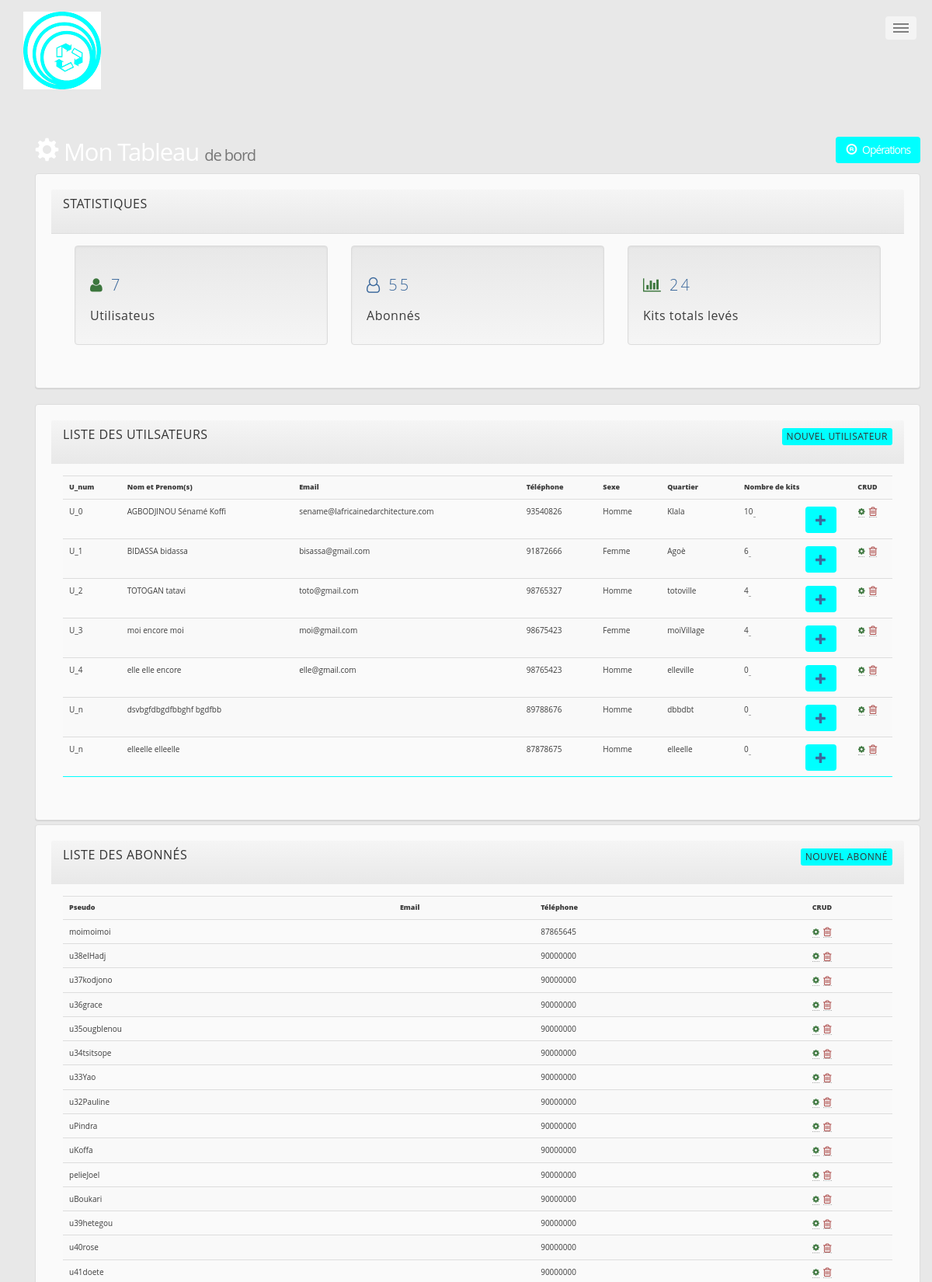
The app's page /admin.php (upper part) with its own data.
### tables this page shows
CREATE TABLE `utilisateur` (
  `id` int(11) NOT NULL,
  `U_num` varchar(5) NOT NULL DEFAULT 'U_n',
  `nom` varchar(60) NOT NULL,
  `prenom` varchar(50) NOT NULL,
  `pseudo` varchar(25) NOT NULL,
  `mdp` varchar(50) NOT NULL,
  `email` varchar(255) DEFAULT NULL,
  `telephone` varchar(12) NOT NULL,
  `sexe` varchar(10) NOT NULL,
  `quartier` varchar(100) NOT NULL,
  `date_inscription` datetime NOT NULL DEFAULT CURRENT_TIMESTAMP ON UPDATE CURRENT_TIMESTAMP,
  `nb_kit` int(11) NOT NULL DEFAULT '0',
  `isUser` int(1) NOT NULL DEFAULT '0',
  `pp` varchar(255) NOT NULL DEFAULT 'default.png'
);

### admin.php (called while the page is built, shortened)
<?php
	require "includes/fonctions.php";
	$resultat = afficher_users();
	$query = $resultat['query'];
	$abonne = $resultat['abonne'];
	$nb = $resultat['nb'];
	$nb_ab = $resultat['nb_ab'];
	$nb_kit = nb_kit_tot();
	require 'views/admin.view.php';

### includes/fonctions.php (called while the page is built, shortened)
<?php
    require 'config/database.php';
    if(!function_exists('afficher_users')){
        function afficher_users(){
            global $db;
            $query = $db->prepare("SELECT * FROM utilisateur WHERE isUser=? ORDER BY U_num");
            $val = '1';
            $query->execute(array($val));
            $abonne = $db->prepare("SELECT * FROM utilisateur WHERE isUser=? ORDER BY nom");
            $val = '0';
            $abonne->execute(array($val));
            $q = $db->prepare("SELECT count(*) nombre FROM utilisateur WHERE isUser=?");
            $val = '1';
            $q->execute(array($val));
            $nb = $q->fetch();
            $q_ab = $db->prepare("SELECT count(*) nombre_ab FROM utilisateur WHERE isUser=?");
            $val = '0';
            $q_ab->execute(array($val));
            $nb_ab = $q_ab->fetch();
            return array('query' =>  $query,'abonne' =>  $abonne , 'nb' => $nb, 'nb_ab' => $nb_ab);
        }
    }
    if(!function_exists('nb_kit_tot')){
        function nb_kit_tot()
        {
            global $db;
            $nb_kit = $db->prepare("SELECT SUM(nb_kit) kit_tot FROM utilisateur");
            $nb_kit->execute();
            $donnee = $nb_kit->fetch();
            return $donnee;
        }
    }

### views/admin.view.php (the view, shortened to what this page needs)
<?php include 'partials/_header.php';?>
<body class="container">
<?php include 'partials/_nav_2.php';?>
<div class="container">
    <div class="row">
        <header id="header">
            <div class="container">
                <div class="row">
                    <div class="col-md-12">
                        <h1><span class="glyphicon glyphicon-cog" aria-hidden="true"></span> Mon Tableau <small>de bord</small><a href="#" class="btn btn-scope pull-right"><icon class="glyphicon glyphicon-registration-mark"></icon> &nbsp; Opérations</a></h1>
                    </div>
                </div>
            </div>
        </header>
        <section id="main">
            <div class="container">
                <div class="row">
                    <div class="col-md-12">
                        <div class="panel panel-default">
                            <div class="panel-heading main-color-bg">
                                <h3 class="panel-title text-uppercase">Statistiques</h3>
                            </div>
                            <div class="panel-body">
                                <div class="col-xs-12 col-sm-4 col-md-4 col-lg-4">
                                    <div class="well dash-box">
                                        <h2><span class="fa fa-user text-success" aria-hidden="true"></span> <?php echo $nb['nombre']; ?></h2>
                                        <h4> Utilisateus</h4>
                                    </div>
                                </div>
                                <div class="col-xs-12 col-sm-4 col-md-4 col-lg-4">
                                    <div class="well dash-box">
                                        <h2><span class="fa fa-user-o" aria-hidden="true"></span> <?php echo $nb_ab['nombre_ab']; ?></h2>
                                        <h4> Abonnés</h4>
                                    </div>
                                </div>
                                <div class="col-xs-12 col-sm-4 col-md-4 col-lg-4">
                                    <div class="well dash-box">
                                        <h2><span class="fa fa-bar-chart-o text-success" aria-hidden="true"></span> <?php echo $nb_kit['kit_tot']; ?> </h2>
                                        <h4>Kits totals levés</h4>
                                    </div>
                                </div>
                            </div>
                        </div>
                        <div class="panel-group panel-responsive">
                            <div class="panel panel-default">
                                <div class="panel-heading">
                                    <h3 class="panel-title text-uppercase">Liste des utilsateurs <a href="#" data-toggle="modal" data-target="#myModalUser" class="btn btn-scope btn-xs pull-right">Nouvel utilisateur</a></h3>
                                </div>
                                <div class="panel-body">
                                    <table class="table table-striped table-hover">
                                        <tr>
                                            <th>U_num</th>
                                            <th>Nom et Prenom(s)</th>
                                            <th>Email</th>
                                            <th>Téléphone</th>
                                            <th>Sexe</th>
                                            <th>Quartier</th>
                                            <th>Nombre de kits</th>
                                            <th class="text-center">CRUD</th>
                                        </tr>
                                        <?php while ($data = $query->fetch()) { ?>
                                            <tr>
                                                <td><?=$data['U_num'] ?></td>
                                                <td><?=$data['nom'] ?>&nbsp;<?=$data['prenom'] ?></td>
                                                <td><?=$data['email'] ?></td>
                                                <td><?=$data['telephone'] ?></td>
                                                <td><?=$data['sexe'] ?></td>
                                                <td><?=$data['quartier'] ?></td>
                                                <td class=""><?=$data['nb_kit'] ?><a href="admin.php?id=<?=$data['id']?>&nb_kit=<?=$data['nb_kit']?>" >&nbsp;<span class="btn btn-scope glyphicon glyphicon-plus pull-right"></span></a>
                                                </td>
                                                <td class="text-center">
                                                    <a href="modifier.php?id=<?=$data['id']?>" ><span class="fa fa-cog text-success"></span></a>&nbsp;
                                                    <a href="admin.php?del=<?=$data['id']?>"><span class="fa fa-trash-o fa-lg text-danger"></span></a>
                                                </td>
                                            </tr>
                                        <?php }?>
                                    </table>
                                </div>
                            </div>
                            <div class="panel panel-default">
                                <div class="panel-heading">
                                    <h3 class="panel-title text-uppercase" >Liste des abonnés <a href="#" data-toggle="modal" data-target="#myModal" class="btn btn-scope btn-xs pull-right">Nouvel abonné</a></h3>
                                </div>
                                <div class="panel-body">
                                    <table class="table table-striped table-hover">
                                        <tr>
                                            <th>Pseudo</th>
                                            <th>Email</th>
                                            <th>Téléphone</th>
                                            <th class="text-center">CRUD</th>
                                        </tr>
                                        <?php while ($data = $abonne->fetch()) { ?>
                                            <tr>
                                                <td><?=$data['pseudo'] ?></td>
                                                <td><?=$data['email'] ?></td>
                                                <td><?=$data['telephone'] ?></td>
                                                <td class="text-center">
                                                    <a href="modifier.php?id=<?=$data['id']?>" ><span class="fa fa-cog text-success"></span></a>&nbsp;
                                                    <a href="admin.php?del=<?=$data['id']?>"><span class="fa fa-trash-o fa-lg text-danger"></span></a>
                                                </td>
                                            </tr>
                                        <?php }?>
                                    </table>
                                </div>
                            </div>
                        </div>
                    </div>
                </div>
            </div>
        </section>
    </div>
</div>
</body>

### assets/css/main.css (style rules this page uses)
html, body, div, span, applet, object, iframe, h1, h2, h3, h4, h5, h6, p, blockquote, pre, a, abbr, acronym, address, big, cite, code, del, dfn, em, img, ins, kbd, q, s, samp, small, strike, strong, sub, sup, tt, var, b, u, i, center, dl, dt, dd, ol, ul, li, fieldset, form, label, legend, table, caption, tbody, tfoot, thead, tr, th, td, article, aside, canvas, details, embed, figure, figcaption, footer, header, hgroup, menu, nav, output, ruby, section, summary, time, mark, audio, video { margin: 0; padding: 0; border: 0; font-size: 100%; font-family: Acme, 'Times New Roman',sans-serif font: inherit; vertical-align: baseline; }
article, aside, details, figcaption, figure, footer, header, hgroup, menu, nav, section { display: block; }
body { line-height: 1; }
table { border-collapse: collapse; border-spacing: 0; }
body { -webkit-text-size-adjust: none; }
*, *:before, *:after { -moz-box-sizing: border-box; -webkit-box-sizing: border-box; box-sizing: border-box; }
.row { border-bottom: solid 1px transparent; -moz-box-sizing: border-box; -webkit-box-sizing: border-box; box-sizing: border-box; }
.row > * { float: left; -moz-box-sizing: border-box; -webkit-box-sizing: border-box; box-sizing: border-box; }
.row:after, .row:before { content: ''; display: block; clear: both; height: 0; }
.row > * { padding: 0 0 0 2em; }
.row { margin: 0 0 -1px -2em; }
@media screen and (max-width: 1680px) { .row > * { padding: 0 0 0 2em; } }
@media screen and (max-width: 1680px) { .row { margin: 0 0 -1px -2em; } }
@media screen and (max-width: 1280px) { .row > * { padding: 0 0 0 2em; } }
@media screen and (max-width: 1280px) { .row { margin: 0 0 -1px -2em; } }
body { -ms-overflow-style: scrollbar; }
body { background: #ffffff; }
body.is-loading *, body.is-loading *:before, body.is-loading *:after { -moz-animation: none !important; -webkit-animation: none !important; -ms-animation: none !important; animation: none !important; -moz-transition: none !important; -webkit-transition: none !important; -ms-transition: none !important; transition: none !important; }
body, input, select, textarea { color: #585858; font-family: "Source Sans Pro", Helvetica, sans-serif; font-size: 16pt; font-weight: 300; line-height: 1.75; }
@media screen and (max-width: 1680px) { body, input, select, textarea { font-size: 14pt; } }
@media screen and (max-width: 1280px) { body, input, select, textarea { font-size: 12pt; } }
a { -moz-transition: border-bottom-color 0.2s ease, color 0.2s ease; -webkit-transition: border-bottom-color 0.2s ease, color 0.2s ease; -ms-transition: border-bottom-color 0.2s ease, color 0.2s ease; transition: border-bottom-color 0.2s ease, color 0.2s ease; text-decoration: none; color: #585858; border-bottom: dotted 1px rgba(88, 88, 88, 0.5); }
h1 { font-size: 2.75em; font-weight: 700; line-height: 1.3; margin: 0 0 1em 0; letter-spacing: -0.035em; }
h1 a { color: inherit; }
h2, h3, h4, h5, h6 { line-height: 1.5; margin: 0 0 2em 0; letter-spacing: 0.15em; text-transform: none; }
h2 a, h3 a, h4 a, h5 a, h6 a { color: aqua; }
h2 { font-size: 1.1em; }
h3 { font-size: 1em; }
h4 { font-size: 0.8em; }
table { margin: 0 0 2em 0; width: 100%; }
table tbody tr { border: solid 1px #00ffff; border-left: 0; border-right: 0; }
table tbody tr:nth-child(2n + 1) { background-color: rgba(144, 144, 144, 0.075); }
table td { padding: 0.75em 0.75em; }
table th { font-size: 0.9em; font-weight: 900; padding: 0 0.75em 0.75em 0.75em; text-align: left; }
#header { padding: 8em 0 0.1em 0 ; }
#main { padding: 0em 0 6em 0 ; }

### css/main.css (style rules this page uses)
h4 { margin-bottom: 0; }
#header { padding: 1.5em 0 0.1em 0; }
.btn-scope { background-color: #00ffff; }

### style.css (style rules this page uses)
h4 { font-size: 0.7em; text-transform: none !important; }

### css/colours6148.css (style rules this page uses)
body { color: #3c3c3c; background-color: #e8e8e8; }
h1 { color: #FFFFFF; }
h2 { color: #28313F; }
h3 { color: #3c699c; }
.panel { background-color: #FAFAFA; box-shadow: 0 1px 1px rgba(0, 0, 0, 0.05), 0 1px 0 rgba(0, 0, 0, 0.05); color: #3c3c3c; }
a { color: #3c699c; }
.content h2, .panel h2 { color: #3c699c; }

### records on screen
utilisateur: U_num "U_0", nom "AGBODJINOU", prenom "Sénamé Koffi", email "sename@lafricainedarchitecture.com", telephone "93540826", sexe "Homme", quartier "Klala", nb_kit "10"
utilisateur: U_num "U_1", nom "BIDASSA", prenom "bidassa", email "bisassa@gmail.com", telephone "91872666", sexe "Femme", quartier "Agoè", nb_kit "6"
utilisateur: U_num "U_2", nom "TOTOGAN", prenom "tatavi", email "toto@gmail.com", telephone "98765327", sexe "Homme", quartier "totoville", nb_kit "4"
utilisateur: U_num "U_3", nom "moi", prenom "encore moi", email "moi@gmail.com", telephone "98675423", sexe "Femme", quartier "moiVillage", nb_kit "4"
utilisateur: U_num "U_4", nom "elle", prenom "elle encore", email "elle@gmail.com", telephone "98765423", sexe "Homme", quartier "elleville", nb_kit "0"
utilisateur: U_num "U_n", nom "dsvbgfdbgdfbbghf", prenom "bgdfbb", telephone "89788676", sexe "Homme", quartier "dbbdbt", nb_kit "0"
utilisateur: U_num "U_n", nom "elleelle", prenom "elleelle", telephone "87878675", sexe "Homme", quartier "elleelle", nb_kit "0"
utilisateur: pseudo "moimoimoi", telephone "87865645"
utilisateur: pseudo "u38elHadj", telephone "90000000"
utilisateur: pseudo "u37kodjono", telephone "90000000"
utilisateur: pseudo "u36grace", telephone "90000000"
utilisateur: pseudo "u35ougblenou", telephone "90000000"
utilisateur: pseudo "u34tsitsope", telephone "90000000"
utilisateur: pseudo "u33Yao", telephone "90000000"
utilisateur: pseudo "u32Pauline", telephone "90000000"
utilisateur: pseudo "uPindra", telephone "90000000"
utilisateur: pseudo "uKoffa", telephone "90000000"
utilisateur: pseudo "pelieJoel", telephone "90000000"
utilisateur: pseudo "uBoukari", telephone "90000000"
utilisateur: pseudo "u39hetegou", telephone "90000000"
utilisateur: pseudo "u40rose", telephone "90000000"
utilisateur: pseudo "u41doete", telephone "90000000"

### other values on screen
$nb['nombre'] "7"
$nb_ab['nombre_ab'] "55"
$nb_kit['kit_tot'] "24"
